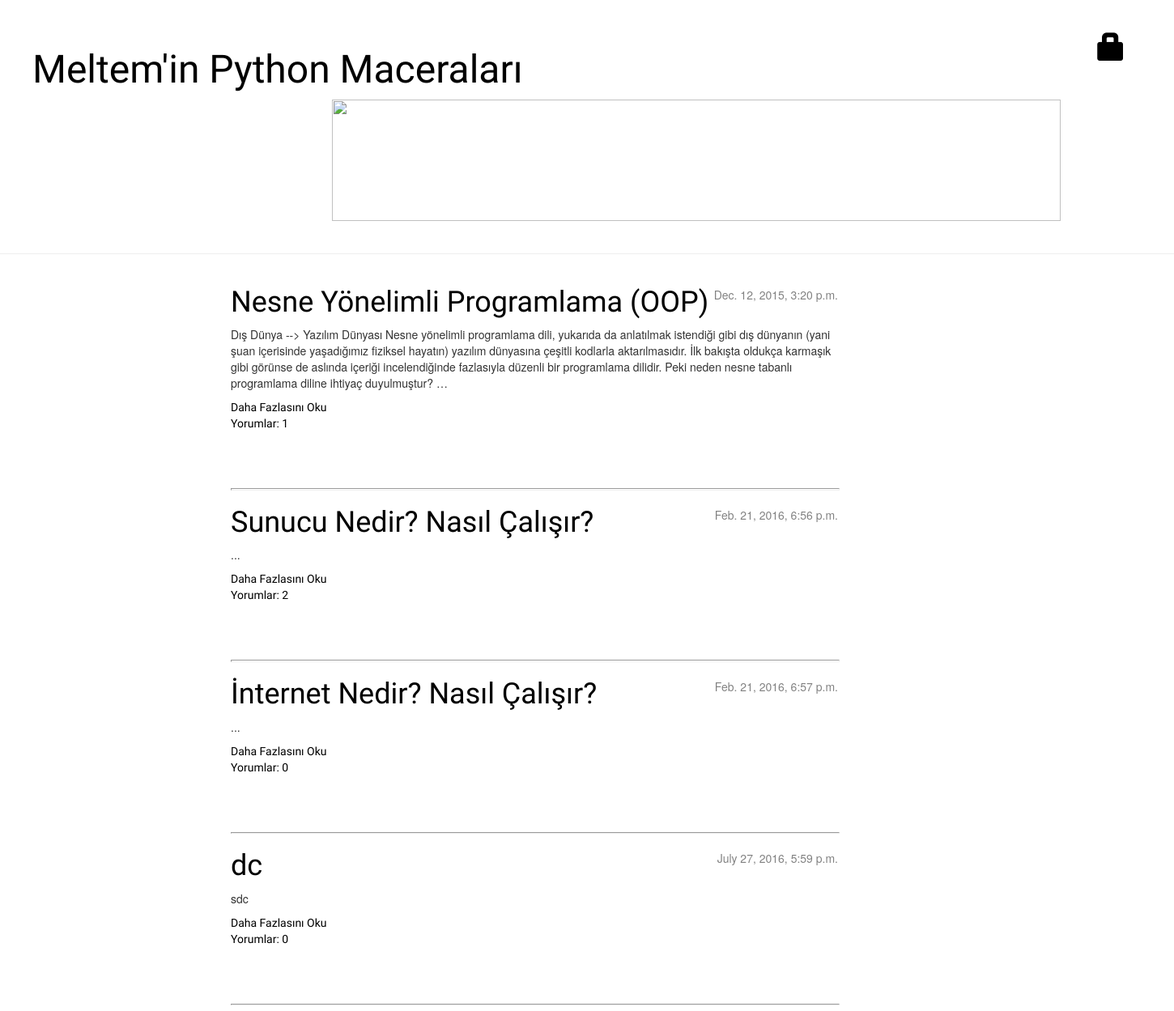
The app's page /, older data.
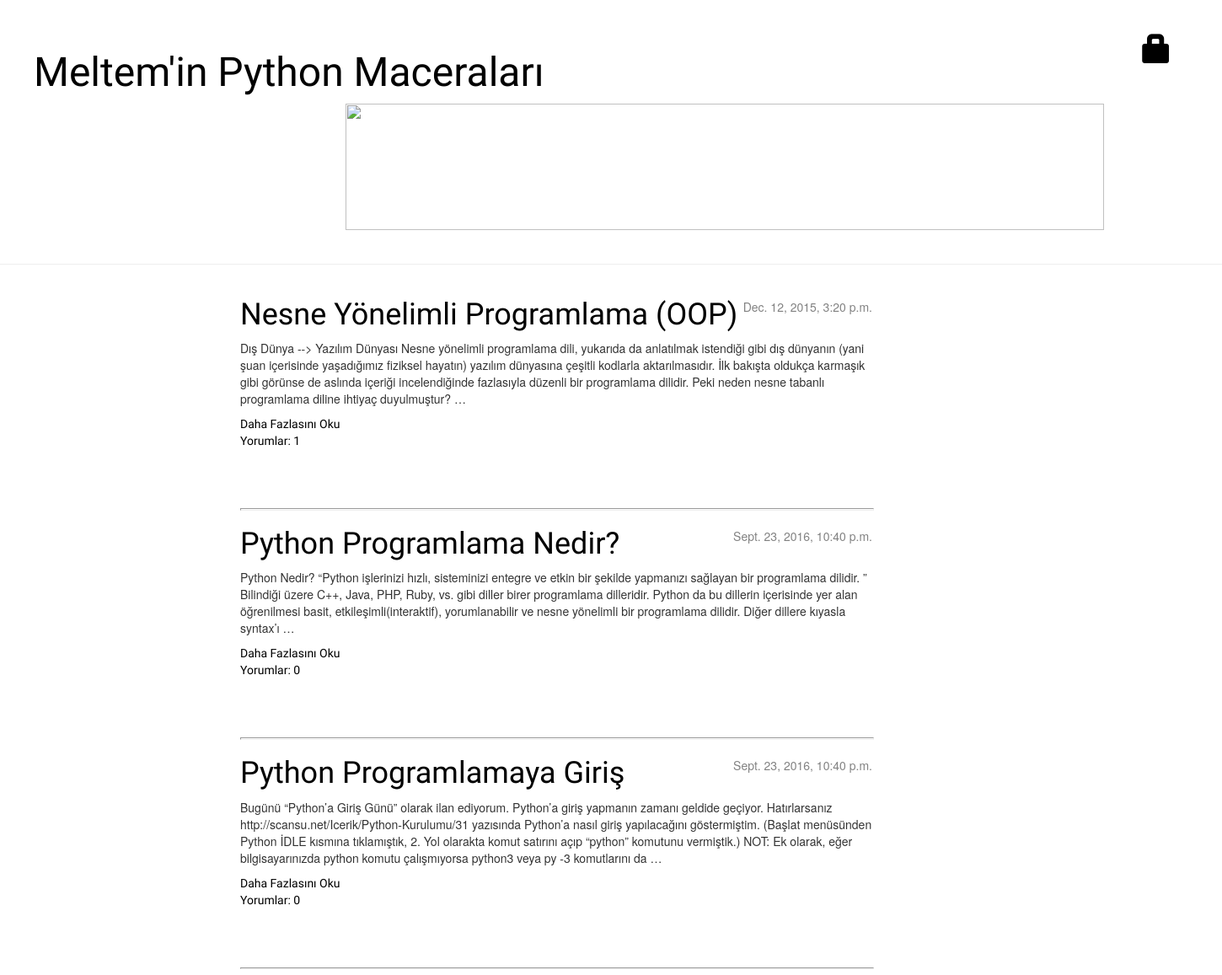
The same page, newer data.
### blog/models.py (models this page shows, shortened)
class Post(models.Model):
    yazar = models.ForeignKey('auth.User')
    baslik = models.CharField(max_length=200)
    yazi = models.TextField()
    yaratilis_tarihi = models.DateTimeField(
            default=timezone.now)
    yayinlanma_tarihi = models.DateTimeField(
            blank=True, null=True)

### blog/views.py (the view)
# urls.py: url(r'^$', views.post_list, name='post_list'),
def post_list(request):
    posts = Post.objects.filter(yayinlanma_tarihi__lte=timezone.now()).order_by('yayinlanma_tarihi')
    return render(request, 'blog/post_list.html', {'posts': posts})

### blog/templates/blog/post_list.html
{% extends 'blog/base.html' %}
{% block content %}
    {% for post in posts %}
        <div class="post">
            <div class="date">
                {{ post.yayinlanma_tarihi }}
            </div>
            <h1><a href="{% url 'post_detail' pk=post.pk %}">{{ post.baslik }}</a></h1>
            <div class = "post_body">
            	{{ post.yazi|safe|truncatewords:"50"|linebreaks }}
		        <a href="{% url 'post_detail' pk=post.pk %}">Daha Fazlasını Oku</a>
            </div>
            <a href="{% url 'blog.views.post_detail' pk=post.pk %}">Yorumlar: {{ post.comments.count }}</a>
        </div>
        <hr>
    {% endfor %}
{% endblock content %}

Row changes from the older to the newer data that the page shows:
removed Post: yayinlanma_tarihi "Feb. 21, 2016, 6:56 p.m.", baslik "Sunucu Nedir? Nasıl Çalışır?", yazi "...", comments.count "2"
removed Post: yayinlanma_tarihi "Feb. 21, 2016, 6:57 p.m.", baslik "İnternet Nedir? Nasıl Çalışır?", yazi "...", comments.count "0"
removed Post: yayinlanma_tarihi "July 27, 2016, 5:59 p.m.", baslik "dc", yazi "sdc", comments.count "0"
added Post: yayinlanma_tarihi "Sept. 23, 2016, 10:40 p.m.", baslik "Python Programlama Nedir?", yazi "Python Nedir? “Python işlerinizi hızlı, sisteminizi entegre ve etkin bir şekilde yapmanızı sağlayan bir programlama dilidir. ” Bilindiği üzere C++, Java, PHP, Ruby, vs. gibi diller birer programlama dilleridir. Python da bu dillerin içerisinde yer alan öğrenilmesi basit, etkileşimli(interaktif), yorumlanabilir ve nesne yönelimli bir programlama dilidir. Diğer dillere kıyasla syntax’ı …", comments.count "0"
added Post: yayinlanma_tarihi "Sept. 23, 2016, 10:40 p.m.", baslik "Python Programlamaya Giriş", yazi "Bugünü “Python’a Giriş Günü” olarak ilan ediyorum. Python’a giriş yapmanın zamanı geldide geçiyor. Hatırlarsanız http://scansu.net/Icerik/Python-Kurulumu/31 yazısında Python’a nasıl giriş yapılacağını göstermiştim. (Başlat menüsünden Python İDLE kısmına tıklamıştık, 2. Yol olarakta komut satırını açıp “python” komutunu vermiştik.) NOT: Ek olarak, eğer bilgisayarınızda python komutu çalışmıyorsa python3 veya py -3 komutlarını da …", comments.count "0"
